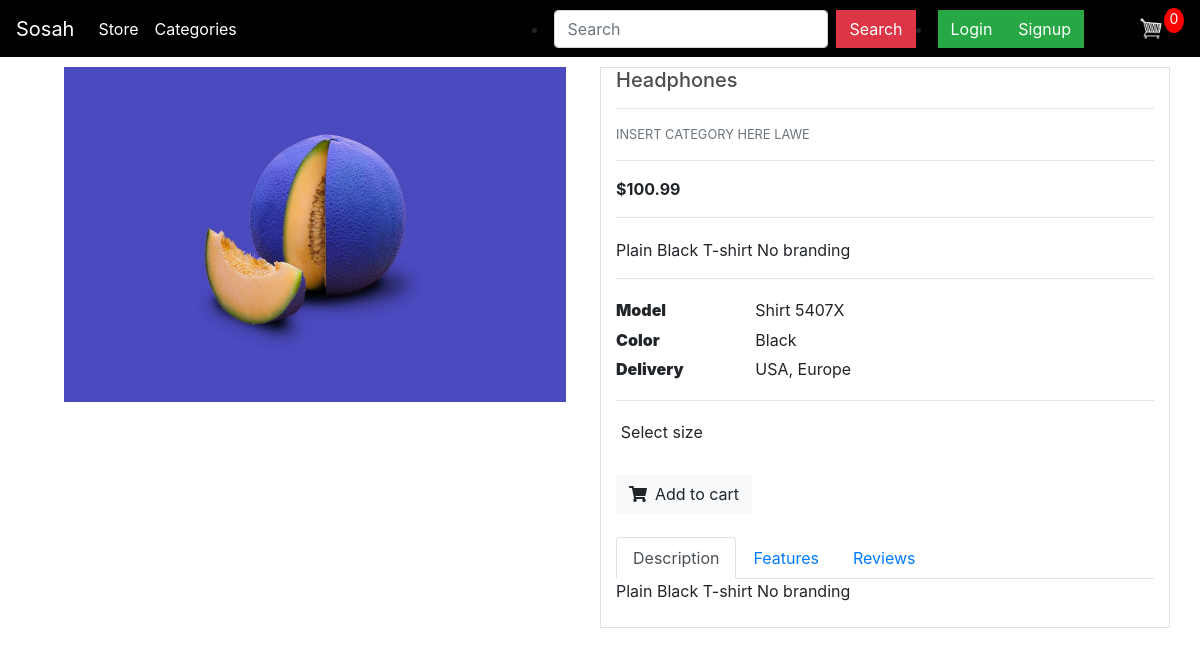
/t-shirt/, run on the app's committed database.
### store/models.py (models this page shows, shortened)
class Product(models.Model):
    name = models.CharField(max_length=200, null=True)
    price = models.DecimalField(decimal_places=2, max_digits=10)
    digital = models.BooleanField(default=False, null=True, blank=False)
    category = models.ForeignKey(Category, on_delete=models.CASCADE)
    image = models.ImageField(null=True, blank=True,default='placeholder.png')
    description = models.TextField()
    slug = models.SlugField(default=None)
    @property
    def imageURL(self):
        try:                     #problem might be here?
            url = self.image.url
        except:
            url = ''
        return url

### store/views.py (the view)
# urls.py: re_path(r'^(?P<slug>[\w-]+)/$', views.product_detail, name='detail'),
def product_detail(request, slug):
    data = cartData(request)
    cartItems = data['cartItems']
    order = data['order']
    items = data['items']
    products = Product.objects.get(slug=slug)
    return render(request, 'store/detail.html', {'products': products, 'cartItems': cartItems,'order':order,'items':items})

### store/utils.py (called while the page is built, shortened)
def cookieCart(request):
    try:
        cart = json.loads(request.COOKIES['cart'])
    except:
        cart = {}
    print('Cart:', cart)
    items = []
    order = {'get_cart_total': 0, 'get_cart_items': 0, 'shipping': False}
    cartItems = order['get_cart_items']
    return {'cartItems':cartItems,'order':order,'items':items}

def cartData(request):
    if request.user.is_authenticated:
        customer = request.user.customer
        order, created = Order.objects.get_or_create(customer=customer, complete=False)
        items = order.orderitem_set.all()
        cartItems = order.get_cart_items
    else:
        cookieData = cookieCart(request)
        cartItems = cookieData['cartItems']
        order = cookieData['order']
        items = cookieData['items']
    return {'cartItems':cartItems,'order':order,'items':items}

### store/templates/store/detail.html (shortened to what this page needs)
{% extends 'store/main.html'%}
{% load static %}
{% block content %}
<section class="mb-5">
  <div class="row">
    <div class="col-md-6 mb-4 mb-md-0">
      <div class="mdb-lightbox">
        <div class="row product-gallery mx-1">
          <div class="col-12 mb-0">
            <figure class="view overlay rounded z-depth-1 main-img">
                <img src={{products.imageURL}}
                  class="img-fluid z-depth-1">
            </figure>
          </div>
        </div>
      </div>
    </div>
    <div class="col-md-6 border border-left">
      <h5>{{products.name}}</h5>
    <hr>
      <p class="mb-2 text-muted text-uppercase small">Insert Category here Lawe</p>
      <hr>
      <p><span class="mr-1"><strong>${{products.price}}</strong></span></p>
      <hr>
      <p class="pt-1">{{products.description}}</p>
      <hr>
      <div class="table-responsive">
        <table class="table table-sm table-borderless mb-0">
          <tbody>
            <tr>
              <th class="pl-0 w-25" scope="row"><strong>Model</strong></th>
              <td>Shirt 5407X</td>
            </tr>
            <tr>
              <th class="pl-0 w-25" scope="row"><strong>Color</strong></th>
              <td>Black</td>
            </tr>
            <tr>
              <th class="pl-0 w-25" scope="row"><strong>Delivery</strong></th>
              <td>USA, Europe</td>
            </tr>
          </tbody>
        </table>
      </div>
      <hr>
      <div class="table-responsive mb-2">
        <table class="table table-sm table-borderless">
          <tbody>
            <tr>
              <td class="pb-0">Select size</td>
            </tr>
            <tr>
              <td>
              </td>
            </tr>
          </tbody>
        </table>
      </div>
      <button type="button" data-product ={{products.id}} data-action="add" class="btn btn-light btn-md mr-1 mb-2 add-btn update-cart"><i
          class="fas fa-shopping-cart pr-2"></i>Add to cart</button>
        <ul class="nav nav-tabs" id="myTab" role="tablist">
  <li class="nav-item" role="presentation">
    <a class="nav-link active" id="home-tab" data-toggle="tab" href="#home" role="tab" aria-controls="home" aria-selected="true">Description</a>
  </li>
  <li class="nav-item" role="presentation">
    <a class="nav-link" id="profile-tab" data-toggle="tab" href="#profile" role="tab" aria-controls="profile" aria-selected="false">Features</a>
  </li>
  <li class="nav-item" role="presentation">
    <a class="nav-link" id="contact-tab" data-toggle="tab" href="#contact" role="tab" aria-controls="contact" aria-selected="false">Reviews</a>
  </li>
</ul>
<div class="tab-content" id="myTabContent">
  <div class="tab-pane fade show active" id="home" role="tabpanel" aria-labelledby="home-tab">
  {{products.description}}</div>
  </div>
<br>
</section>
{% endblock content%}

### static/css/main.css (style rules this page uses)
h1,h2,h3,h4,h5,h6 { color:hsl(0, 0%, 30%); }
.btn { border-radius: 0; }

### data on the page
Product: imageURL (picture), name "Headphones", price "100.99", description "Plain Black T-shirt No branding"

### other printed values
{{ cartItems }} "0"
